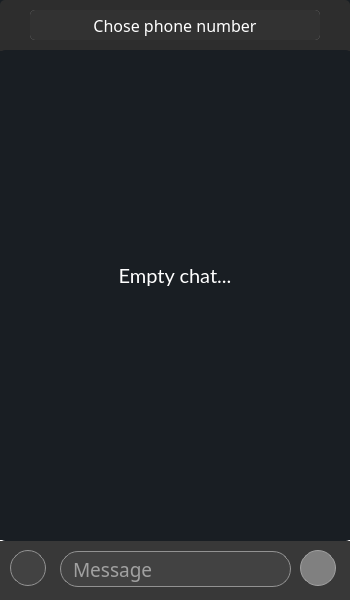
<?xml version="1.0" encoding="UTF-8"?>
<ui version="4.0">
 <class>ChatUI</class>
 <widget class="QWidget" name="ChatUI">
  <property name="enabled">
   <bool>true</bool>
  </property>
  <property name="geometry">
   <rect>
    <x>0</x>
    <y>0</y>
    <width>350</width>
    <height>600</height>
   </rect>
  </property>
  <property name="minimumSize">
   <size>
    <width>350</width>
    <height>600</height>
   </size>
  </property>
  <property name="maximumSize">
   <size>
    <width>350</width>
    <height>600</height>
   </size>
  </property>
  <property name="windowTitle">
   <string>Form</string>
  </property>
  <property name="styleSheet">
   <string notr="true">color:white;
background-color:rgb(25, 30, 35);
border-radius:5px;
font-family:Robotic;</string>
  </property>
  <widget class="QWidget" name="widget" native="true">
   <property name="geometry">
    <rect>
     <x>0</x>
     <y>0</y>
     <width>350</width>
     <height>51</height>
    </rect>
   </property>
   <property name="styleSheet">
    <string notr="true">background-color:rgb(45, 45, 45);
border:none;
border-bottom-right-radius:0px;
border-bottom-left-radius:0px;</string>
   </property>
   <widget class="QLineEdit" name="phone_lineEdit">
    <property name="geometry">
     <rect>
      <x>30</x>
      <y>10</y>
      <width>290</width>
      <height>30</height>
     </rect>
    </property>
    <property name="styleSheet">
     <string notr="true">color:black;
font-size:16px;
font-family:Lato;
background-color:rgb(140, 140, 140);
border:none;
border-radius:5px;</string>
    </property>
   </widget>
   <widget class="QPushButton" name="phone_btn">
    <property name="geometry">
     <rect>
      <x>30</x>
      <y>10</y>
      <width>290</width>
      <height>30</height>
     </rect>
    </property>
    <property name="styleSheet">
     <string notr="true">font-size:16px;
font-family:Robotic;
background-color:rgb(50, 50, 50);
border-radius:5px;
color:white;</string>
    </property>
    <property name="text">
     <string>Chose phone number</string>
    </property>
   </widget>
  </widget>
  <widget class="QWidget" name="widget_2" native="true">
   <property name="geometry">
    <rect>
     <x>0</x>
     <y>540</y>
     <width>350</width>
     <height>60</height>
    </rect>
   </property>
   <property name="styleSheet">
    <string notr="true">background-color:rgb(56, 56, 56);
border:none;
border-radius:0px;</string>
   </property>
   <widget class="QLineEdit" name="lineEdit">
    <property name="geometry">
     <rect>
      <x>60</x>
      <y>11</y>
      <width>231</width>
      <height>36</height>
     </rect>
    </property>
    <property name="font">
     <font>
      <family>Robotic</family>
      <pointsize>14</pointsize>
     </font>
    </property>
    <property name="styleSheet">
     <string notr="true">color:white;
background-color:rgb(66, 66, 66);
border:1px solid rgb(146, 146, 146);
border-radius:18px;
padding-left:10px;</string>
    </property>
    <property name="placeholderText">
     <string>Message</string>
    </property>
   </widget>
   <widget class="QPushButton" name="send_btn">
    <property name="enabled">
     <bool>true</bool>
    </property>
    <property name="geometry">
     <rect>
      <x>300</x>
      <y>10</y>
      <width>36</width>
      <height>36</height>
     </rect>
    </property>
    <property name="styleSheet">
     <string notr="true">QPushButton{
	background-color:gray;
	border:1px solid rgb(160, 160, 160);
	border-radius:18px;
}
QPushButton:hover{
	background-color:rgb(140, 140, 140);
}</string>
    </property>
    <property name="text">
     <string/>
    </property>
    <property name="iconSize">
     <size>
      <width>22</width>
      <height>22</height>
     </size>
    </property>
   </widget>
   <widget class="Line" name="line">
    <property name="geometry">
     <rect>
      <x>0</x>
      <y>0</y>
      <width>350</width>
      <height>1</height>
     </rect>
    </property>
    <property name="styleSheet">
     <string notr="true">background-color:white;</string>
    </property>
    <property name="orientation">
     <enum>Qt::Orientation::Horizontal</enum>
    </property>
   </widget>
   <widget class="QPushButton" name="mode_btn">
    <property name="geometry">
     <rect>
      <x>10</x>
      <y>10</y>
      <width>36</width>
      <height>36</height>
     </rect>
    </property>
    <property name="styleSheet">
     <string notr="true">background-color:rgb(66, 66, 66);
border:1px solid rgb(146, 146, 146);
border-radius:18px;</string>
    </property>
    <property name="text">
     <string/>
    </property>
   </widget>
  </widget>
  <widget class="QWidget" name="verticalLayoutWidget">
   <property name="geometry">
    <rect>
     <x>0</x>
     <y>50</y>
     <width>351</width>
     <height>491</height>
    </rect>
   </property>
   <layout class="QVBoxLayout" name="verticalLayout"/>
  </widget>
  <widget class="QLabel" name="empty_chat_label">
   <property name="geometry">
    <rect>
     <x>0</x>
     <y>260</y>
     <width>350</width>
     <height>30</height>
    </rect>
   </property>
   <property name="sizePolicy">
    <sizepolicy hsizetype="Expanding" vsizetype="Expanding">
     <horstretch>0</horstretch>
     <verstretch>0</verstretch>
    </sizepolicy>
   </property>
   <property name="styleSheet">
    <string notr="true">color:white;
font-family:Lato, Arial, Consolas;
font-size:20px;
background-color:transparent;</string>
   </property>
   <property name="text">
    <string>Empty chat...</string>
   </property>
   <property name="alignment">
    <set>Qt::AlignmentFlag::AlignCenter</set>
   </property>
  </widget>
 </widget>
 <resources/>
 <connections/>
</ui>
